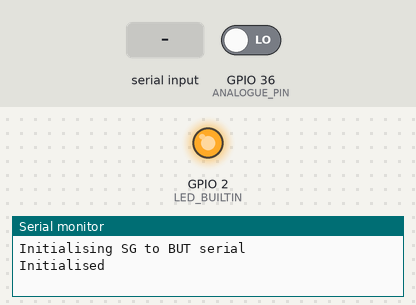
This sketch was run on a simulated ESP32. On the bench: output pins drawn as LEDs (lit = HIGH), the last lines printed to the serial monitor. Dashed ring = blinking. The test bench sets the inputs (shaded band); at power-on: GPIO 36 (ANALOGUE_PIN) LOW (analog values on the 0–4095 scale).

Above: at 0.1 s.
At 2.4 s:
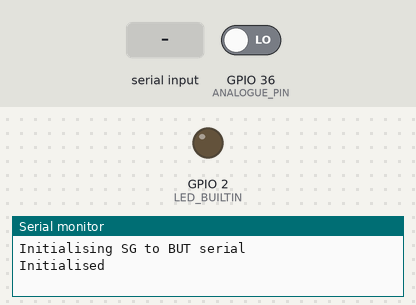
2.5 s: "IMXRT1062\n" received over the second serial link
At 2.65 s:
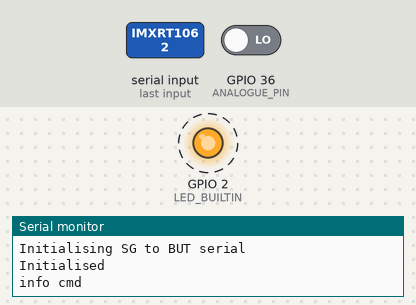
Timing chart, 0 to 5.5 s (numbered marks = the images above; inputs shaded):
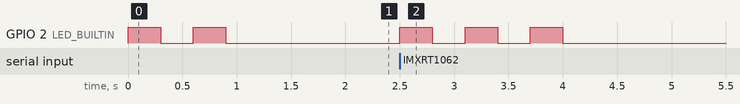

The sketch:

ana-dig-reader.ino
```cpp
// (licence header left out)
// #define USE_ADC_RAW "unruly"  // for analogRead on all ESP32 family
// #define NO_FLUSH 1            // to disable BUT->SG serial flushing


#ifndef ARDUINO_ARCH_ESP32
#include <SoftwareSerial.h>
#endif

#ifdef ARDUINO_ESP32_DEV  // for ESP32 DevKitC clone
  const int ANALOGUE_PIN = 36;  // GPIO pin next to EN
  const int DIGITAL_PIN = 36;
  const int RX_PIN = 26;
  const int TX_PIN = 27;
#elif ARDUINO_FEATHERS2
  // Feather A0 to A5 are 17, 18, 14, 12, 6, 5
  const int ANALOGUE_PIN = 5;  // do NOT use A5, wrong pin!
  const int DIGITAL_PIN = 5;
  const int RX_PIN = RX;
  const int TX_PIN = TX;
#elif ARDUINO_ARCH_ESP32   // for Xiao ESP32-xN boards
  const int ANALOGUE_PIN = A0;
  const int DIGITAL_PIN = A0;
  const int RX_PIN = D7;
  const int TX_PIN = D6;
#elif ARDUINO_TEENSY41  /// For Teensy 4.1
  const int ANALOGUE_PIN = 19;  // A5
  const int DIGITAL_PIN = 19;
  const int RX_PIN = 15;        // RX3
  const int TX_PIN = 14;        // TX3
#else
  const int ANALOGUE_PIN = A5;
  const int DIGITAL_PIN = 5;
  const int RX_PIN = 8;
  const int TX_PIN = 9;
#endif


const static char *SOFTWARE_NAME = "ana-dig-reader";
const static char *SOFTWARE_VERSION = "1.5";

const char ANADIG_CMD = 'R';
const char V_ANA_CMD = 'C';
const char V_DIG_CMD = 'F';
const char INFO_CMD = 'I';

// Serial1 only viable one from https://forum.seeedstudio.com/t/xiao-esp32c6-uarts/292856
#ifdef ARDUINO_ESP32_DEV  // for ESP32 DevKitC clone
  #define SgButSerial Serial2
  // #define SERIAL_T (typeid(Serial2)) // HardwareSerial
  #define SERIAL_T auto
#elif ARDUINO_ARCH_ESP32  // for Xiao ESP32-xN boards
  #define SgButSerial Serial1
  // #define SERIAL_T (typeid(Serial1)) // HardwareSerial
  #define SERIAL_T auto
#elif ARDUINO_TEENSY41  // for Teensy 4.1
  #define SgButSerial Serial3   // TX 14, RX 15
  #define SERIAL_T auto
  // #define SERIAL_T (typeid(Serial3))  // HardwareSerial
#else
  SoftwareSerial SgButSerial(RX_PIN, TX_PIN);
  #define SERIAL_T SoftwareSerial   // can't use auto for C++14 on R3 :(
  #define SG_BUT_SERIAL_FLUSH       // do nothing, there is no flush()
#endif

#if !defined(SG_BUT_SERIAL_FLUSH)
  #if defined(NO_FLUSH)
    #define SG_BUT_SERIAL_FLUSH
  #else
    #define SG_BUT_SERIAL_FLUSH SgButSerial.flush()
  #endif
#endif


char tx_buffer[81] = { '\0' };
int input_analogue[255];

const unsigned long TIMEOUT_CONSOLE_MS = 2000;

#define ADC_RAW 101
#define ADC_CALIBRATEDMV 102

#if defined(ARDUINO_UNOR4_MINIMA) || defined(ARDUINO_UNOR4_WIFI)
  // Renesas RA4M1 on R4 has 14bit ADC
  #define ADC_READ ADC_RAW
  #define ADC_RESOLUTION  14
  const float ADC_VREF = 5.0f;
#elif defined(ARDUINO_ARCH_ESP32)
  // ESP32s seem to have 12bit ADC
  // apart from 13bit ESP32-S2 and ESP32-S3 which
  // will be ignored for now
  #if defined(USE_ADC_RAW)
    #define ADC_READ ADC_RAW
    // These aren't visible in Arduino IDE
    #pragma message("*** Using unruly analogRead() on ESP32 family ***")
  #else
    #define ADC_READ ADC_CALIBRATEDMV
  #endif
  #define ADC_RESOLUTION 12
  const float ADC_VREF = 3.3f;
#elif defined(TEENSYDUINO)
  // IMXRT1060 series
  #define ADC_READ ADC_RAW
  #define ADC_RESOLUTION  12
  const float ADC_VREF = 3.3f;
#else
  // The classic, solid AVR 10bit ADC
  #define ADC_READ ADC_RAW
  #define ADC_RESOLUTION 10
  const float ADC_VREF = 5.0f;
#endif

// Board name from Arduino IDE shown in comments
#if defined(ARDUINO_UNOR4_MINIMA)
  const static char *BOARD_MANU = "Arduino";
  const static char *BOARD_NAME = "UNO R4 Minima";
  const static char *BOARD_MCU  = "Renesas RA4M1";

#elif defined(ARDUINO_UNOR4_WIFI)  // Arduino UNO R4 WiFi
  const static char *BOARD_MANU = "Arduino";
  const static char *BOARD_NAME = "UNO R4 WiFi";
  const static char *BOARD_MCU  = "Renesas RA4M1";

#elif defined(ARDUINO_AVR_UNO)
  const static char *BOARD_MANU = "Arduino";
  const static char *BOARD_NAME = "UNO R3";
  const static char *BOARD_MCU  = "ATmega328P";

#elif defined(ARDUINO_AVR_LEONARDO)
  const static char *BOARD_MANU = "Arduino";
  const static char *BOARD_NAME = "UNO Leonardo";
  const static char *BOARD_MCU  = "ATmega32u4";

#elif defined(ARDUINO_XIAO_ESP32C5)
  const static char *BOARD_MANU = "Seeed Studio";
  const static char *BOARD_NAME = "ESP32C5";
  const static char *BOARD_MCU  = "ESP32-C5";

#elif defined(ARDUINO_XIAO_ESP32C6)  // XIAO_ESP32C6
  const static char *BOARD_MANU = "Seeed Studio";
  const static char *BOARD_NAME = "ESP32C6";
  const static char *BOARD_MCU  = "ESP32-C6";

#elif defined(ARDUINO_ESP32_DEV)     // ESP32 Dev Module
  const static char *BOARD_MANU = "Espressif";
  const static char *BOARD_NAME = "ESP32-DevKitC";
  const static char *BOARD_MCU  = "ESP32";

#elif defined(ARDUINO_FEATHERS2) // UM FeatherS2
  const static char *BOARD_MANU = "Unexpected Maker";
  const static char *BOARD_NAME = "FeatherS2";
  const static char *BOARD_MCU  = "ESP32-S2";

#elif defined(ARDUINO_TEENSY41) // Teensy 4.1
  const static char *BOARD_MANU = "PJRC";
  const static char *BOARD_NAME = "Teensy 4.1";
  const static char *BOARD_MCU  = "IMXRT1062";

#else

  #error "Unsupported board..."
#endif

#if defined(ARDUINO_XIAO_ESP32C5) || defined(ARDUINO_XIAO_ESP32C6)
// Active low boards
#define LED_ON  LOW
#define LED_OFF HIGH
#else
#define LED_ON  HIGH
#define LED_OFF LOW
#endif


void flash(int count) {
#ifdef LED_BUILTIN
  for (int i=0; i < count; i++) {
    digitalWrite(LED_BUILTIN, LED_ON);
    delay(300);
    digitalWrite(LED_BUILTIN, LED_OFF);
    delay(300);
  }
#endif
}


int readWithTimeout(SERIAL_T &sgbutser, unsigned long timeout_us) {
  unsigned long start_us = micros();
  int rx_char = -1;
  do {
    if (sgbutser.available() > 0) {
      rx_char = sgbutser.read();
      break;
    }
  } while (micros() - start_us <= timeout_us);
  return rx_char;
}


void setup() {
  unsigned long start_ms = millis();
  Serial.begin(115200);
  while (!Serial && millis() - start_ms < TIMEOUT_CONSOLE_MS) {};
  // On ESP32 for the case where the code has just been uploaded
  // Serial will not be ready - pressing reset button will work
  // See https://forum.arduino.cc/t/esp32-delay-required-after-serial-begin/1399389

  Serial.println("Initialising SG to BUT serial");
#ifdef ARDUINO_ARCH_ESP32
  SgButSerial.begin(38400, SERIAL_8N1, RX_PIN, TX_PIN);
#else
  SgButSerial.begin(38400);
#endif
  Serial.println("Initialised");
#if ADC_RESOLUTION != 10
  analogReadResolution(ADC_RESOLUTION);
#endif

  // initialize digital pin LED_BUILTIN as an output.
#ifdef LED_BUILTIN
  pinMode(LED_BUILTIN, OUTPUT);
#endif

  // Any board specific code

  flash(2);
}


void loop() {
  if (SgButSerial.available() > 0) {
    int rx_char = SgButSerial.read();
    if (rx_char == ANADIG_CMD) {
      int input_ana = analogRead(ANALOGUE_PIN);
      unsigned int input_dig = digitalRead(DIGITAL_PIN) == HIGH ? 1 : 0;
      (void)snprintf(tx_buffer, sizeof(tx_buffer),
                     "%05d,%u", input_ana, input_dig);
      SgButSerial.println(tx_buffer);
      SG_BUT_SERIAL_FLUSH;
    } else if (rx_char == V_ANA_CMD) {
      int sample_count = readWithTimeout(SgButSerial, 100 * 1000)  - ' ';
      // Read all the analogue values without any pausing into an array
      for (int i=0; i < sample_count; i++) {

#if ADC_READ == ADC_RAW
        int input_ana = analogRead(ANALOGUE_PIN);
#elif ADC_READ == ADC_CALIBRATEDMV
        // ESP32 special for "calibrated" result from Espressif ADC weirdness
        // uint32_t return type limits resolution
        int input_ana = analogReadMilliVolts(ANALOGUE_PIN);
#endif
        // write the result over serial - this will slow the loop
        (void)snprintf(tx_buffer, sizeof(tx_buffer),
                       i == (sample_count - 1) ? "%05d\n" : "%05d " , input_ana);
        SgButSerial.print(tx_buffer);
        SG_BUT_SERIAL_FLUSH;
      }
    } else if (rx_char == INFO_CMD) {
      Serial.println("info cmd");
      flash(3);
      (void)snprintf(tx_buffer, sizeof(tx_buffer), "\"INFO\",\"%s\",", SOFTWARE_NAME);
      SgButSerial.print(tx_buffer);
      (void)snprintf(tx_buffer, sizeof(tx_buffer), "\"%s\",", SOFTWARE_VERSION);
      SgButSerial.print(tx_buffer);
      (void)snprintf(tx_buffer, sizeof(tx_buffer), "\"%s\",", BOARD_MANU);
      SgButSerial.print(tx_buffer);
      (void)snprintf(tx_buffer, sizeof(tx_buffer), "\"%s\",", BOARD_NAME);
      SgButSerial.print(tx_buffer);
      (void)snprintf(tx_buffer, sizeof(tx_buffer), "\"%s\",", BOARD_MCU);
      SgButSerial.print(tx_buffer);
      (void)snprintf(tx_buffer, sizeof(tx_buffer), "\"Arduino\",");
      SgButSerial.print(tx_buffer);
      // AVR don't have %f on printf functions
      char adc_vref_str[20];  // not sure how large this needs to be for general case
      dtostrf(ADC_VREF, 0, 1, adc_vref_str);
      (void)snprintf(tx_buffer, sizeof(tx_buffer),
                     "\"adc_bits=%d;aref=%s;input_pin=%d;read=%s\"",
                     ADC_RESOLUTION, adc_vref_str, ANALOGUE_PIN,
                     ADC_READ == ADC_RAW ? "raw" : (ADC_READ == ADC_CALIBRATEDMV ? "calibratedmv" : "?"));
      SgButSerial.println(tx_buffer);
      SG_BUT_SERIAL_FLUSH;
    }
    // TODO - implement the digital commands
  }
}
```

Measured:
- after the input at 2.5 s, GPIO 2 (LED_BUILTIN): alternates HIGH for 0.30 s and LOW for 0.30 s, 6 changes in all, then stays LOW, starting at once
